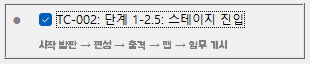
#> input picture image-1.png, 314 x 64 px
$ python create_mask.py
#> lines starting #> are read from the running program, lines starting #| are printed output that depends on the picture
#> the answer given: ../image-1.png
"""
마스크 이미지 생성 도구

템플릿 이미지에서 마스크를 생성합니다.
마스크는 흰색(255) 영역만 템플릿 매칭에 사용되고, 검은색(0) 영역은 무시됩니다.

사용법:
1. 템플릿 이미지를 준비합니다 (예: character_marker.png)
2. 이 스크립트를 실행합니다
3. 마우스로 무시할 영역을 클릭하거나 드래그합니다
4. 'q' 키를 누르면 마스크가 저장됩니다

키보드 단축키:
- 마우스 좌클릭: 점 추가 (다각형 모드)
- 마우스 드래그: 사각형 선택 (사각형 모드)
- 'm': 모드 전환 (다각형 ↔ 사각형)
- 'c': 현재 선택 초기화
- 'i': 선택 영역 반전 (테두리만 남기기)
- 's': 마스크 저장
- 'q': 종료 및 저장
- 'ESC': 취소 및 종료
"""

import sys
import io
import cv2
import numpy as np
from pathlib import Path

# UTF-8 인코딩 강제 설정
sys.stdout = io.TextIOWrapper(sys.stdout.buffer, encoding='utf-8', errors='replace')
sys.stderr = io.TextIOWrapper(sys.stderr.buffer, encoding='utf-8', errors='replace')

# 전역 변수
drawing = False
mode = 'polygon'  # 'polygon' 또는 'rectangle'
points = []
rect_start = None
mask = None
display_img = None
original_img = None


def mouse_callback(event, x, y, flags, param):
    """마우스 콜백 함수"""
    global drawing, points, rect_start, mask, display_img, mode

    if mode == 'polygon':
        # 다각형 모드
        if event == cv2.EVENT_LBUTTONDOWN:
            points.append((x, y))
            # 점 표시
            cv2.circle(display_img, (x, y), 3, (0, 255, 0), -1)
            # 선 연결
            if len(points) > 1:
                cv2.line(display_img, points[-2], points[-1], (0, 255, 0), 2)
            cv2.imshow('Mask Creator', display_img)

    elif mode == 'rectangle':
        # 사각형 모드
        if event == cv2.EVENT_LBUTTONDOWN:
            drawing = True
            rect_start = (x, y)

        elif event == cv2.EVENT_MOUSEMOVE:
            if drawing:
                temp_img = display_img.copy()
                cv2.rectangle(temp_img, rect_start, (x, y), (0, 255, 0), 2)
                cv2.imshow('Mask Creator', temp_img)

        elif event == cv2.EVENT_LBUTTONUP:
            drawing = False
            points.append([rect_start, (x, y)])
            cv2.rectangle(display_img, rect_start, (x, y), (0, 255, 0), 2)
            cv2.imshow('Mask Creator', display_img)


def create_mask(template_path: Path):
    """
    템플릿 이미지에서 마스크 생성

    Args:
        template_path: 템플릿 이미지 경로
    """
    global mask, display_img, original_img, points, mode

    # 이미지 로드
    img = cv2.imread(str(template_path))
#> img is the input picture: shape (64, 314, 3); mean B, G, R 224.1, 223.5, 222.7
    if img is None:
        print(f"✗ 이미지를 로드할 수 없습니다: {template_path}")
        return None

    print(f"✓ 이미지 로드 성공: {template_path}")
    print(f"  크기: {img.shape[1]}x{img.shape[0]}")

    # 마스크 초기화 (전체 흰색)
    mask = np.ones((img.shape[0], img.shape[1]), dtype=np.uint8) * 255
    display_img = img.copy()
    original_img = img.copy()

    # 윈도우 생성
    cv2.namedWindow('Mask Creator')
    cv2.setMouseCallback('Mask Creator', mouse_callback)

    print("\n" + "="*60)
    print("마스크 생성 도구")
    print("="*60)
    print(f"현재 모드: {mode}")
    print("\n[키보드 단축키]")
    print("  마우스 좌클릭: 점 추가 (다각형 모드) / 사각형 드래그 (사각형 모드)")
    print("  'm': 모드 전환 (다각형 ↔ 사각형)")
    print("  'c': 현재 선택 초기화")
    print("  'i': 선택 영역 반전 (테두리만 남기기)")
    print("  's': 마스크 저장")
    print("  'q': 종료 및 저장")
    print("  'ESC': 취소 및 종료")
    print("="*60)

    while True:
        cv2.imshow('Mask Creator', display_img)
        key = cv2.waitKey(1) & 0xFF
#> (key q is pressed here)

        if key == ord('q'):
            # 종료 및 저장
            break

        elif key == 27:  # ESC
            # 취소 및 종료
            print("\n마스크 생성 취소됨")
            cv2.destroyAllWindows()
            return None

        elif key == ord('m'):
            # 모드 전환
            mode = 'rectangle' if mode == 'polygon' else 'polygon'
            print(f"\n현재 모드: {mode}")

        elif key == ord('c'):
            # 선택 초기화
            points = []
            display_img = original_img.copy()
            print("\n선택 영역 초기화됨")

        elif key == ord('i'):
            # 선택 영역 반전 (마스크 생성)
            if len(points) > 0:
                if mode == 'polygon' and len(points) >= 3:
                    # 다각형 마스크 생성
                    pts = np.array(points, dtype=np.int32)
                    cv2.fillPoly(mask, [pts], 0)
                    print(f"\n✓ 다각형 영역이 마스크에서 제거됨 ({len(points)}개 점)")

                elif mode == 'rectangle' and len(points) > 0:
                    # 사각형 마스크 생성
                    for rect in points:
                        if isinstance(rect, list) and len(rect) == 2:
                            cv2.rectangle(mask, rect[0], rect[1], 0, -1)
                    print(f"\n✓ {len(points)}개 사각형 영역이 마스크에서 제거됨")

                # 마스크 미리보기
                preview = cv2.addWeighted(original_img, 0.7, cv2.cvtColor(mask, cv2.COLOR_GRAY2BGR), 0.3, 0)
                display_img = preview
                cv2.imshow('Mask Creator', display_img)

            else:
                print("\n⚠ 선택된 영역이 없습니다")

        elif key == ord('s'):
            # 마스크 저장
            mask_path = template_path.parent / f"{template_path.stem}_mask.png"
            cv2.imwrite(str(mask_path), mask)
            print(f"\n✓ 마스크 저장됨: {mask_path}")

    # 최종 마스크 저장
    if len(points) > 0:
        if mode == 'polygon' and len(points) >= 3:
            pts = np.array(points, dtype=np.int32)
            cv2.fillPoly(mask, [pts], 0)
        elif mode == 'rectangle' and len(points) > 0:
            for rect in points:
                if isinstance(rect, list) and len(rect) == 2:
                    cv2.rectangle(mask, rect[0], rect[1], 0, -1)

    mask_path = template_path.parent / f"{template_path.stem}_mask.png"
    cv2.imwrite(str(mask_path), mask)
    print(f"\n✓ 최종 마스크 저장됨: {mask_path}")

    # 마스크 미리보기 저장
    preview_path = template_path.parent / f"{template_path.stem}_mask_preview.png"
    preview = np.hstack([original_img, cv2.cvtColor(mask, cv2.COLOR_GRAY2BGR)])
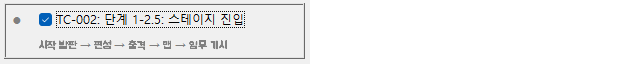
#> preview: shape (64, 628, 3); mean B, G, R 239.6, 239.2, 238.9
    cv2.imwrite(str(preview_path), preview)
    print(f"✓ 마스크 미리보기 저장됨: {preview_path}")

    cv2.destroyAllWindows()
    return mask_path


def main():
    """메인 함수"""
    print("="*60)
    print("마스크 이미지 생성 도구")
    print("="*60)

    # 템플릿 경로 입력
    template_input = input("\n템플릿 이미지 경로를 입력하세요: ").strip()

    if not template_input:
        print("✗ 경로가 입력되지 않았습니다")
        return

    # 따옴표 제거 (복사-붙여넣기 시 따옴표가 포함될 수 있음)
    template_input = template_input.strip('"').strip("'")

    # 경로 객체 생성 및 절대 경로로 변환
    template_path = Path(template_input).resolve()

    print(f"\n입력된 경로: {template_path}")
    print(f"절대 경로: {template_path.absolute()}")
    print(f"파일 존재 여부: {template_path.exists()}")

    if not template_path.exists():
        print(f"✗ 파일이 존재하지 않습니다: {template_path}")
        # 현재 작업 디렉토리 출력
        print(f"현재 작업 디렉토리: {Path.cwd()}")
        return

    # 마스크 생성
    mask_path = create_mask(template_path)

    if mask_path:
        print("\n" + "="*60)
        print("✓ 마스크 생성 완료!")
        print(f"  템플릿: {template_path}")
        print(f"  마스크: {mask_path}")
        print("="*60)


if __name__ == "__main__":
    main()

$ run again, on image-2.png
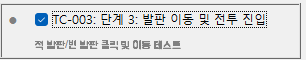
#> input picture image-2.png, 306 x 60 px
#> in create_mask, img is the input picture: shape (60, 306, 3); mean B, G, R 220.5, 219.7, 218.9
#> in create_mask, `preview = np.hstack([original_img, cv2.cvtColor(mask, cv2.COLOR_GRAY2B..`:
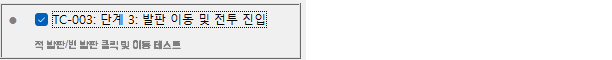
#> preview: shape (60, 612, 3); mean B, G, R 237.7, 237.4, 236.9

$ run again, on image-3.png
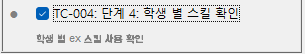
#> input picture image-3.png, 305 x 54 px
#> in create_mask, img is the input picture: shape (54, 305, 3); mean B, G, R 223.9, 223.1, 222.2
#> in create_mask, `preview = np.hstack([original_img, cv2.cvtColor(mask, cv2.COLOR_GRAY2B..`:
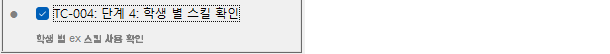
#> preview: shape (54, 610, 3); mean B, G, R 239.5, 239.1, 238.6

$ run again, on image-4.png
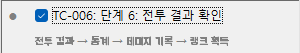
#> input picture image-4.png, 300 x 53 px
#> in create_mask, img is the input picture: shape (53, 300, 3); mean B, G, R 222.5, 221.7, 220.8
#> in create_mask, `preview = np.hstack([original_img, cv2.cvtColor(mask, cv2.COLOR_GRAY2B..`:
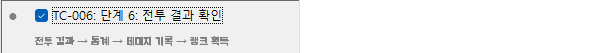
#> preview: shape (53, 600, 3); mean B, G, R 238.8, 238.3, 237.9
